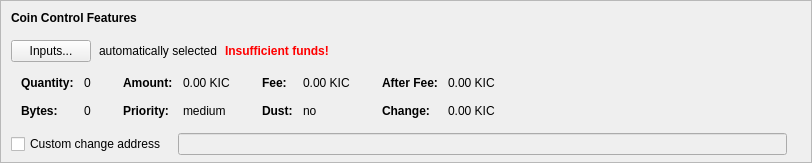
    <widget class="QFrame" name="frameCoinControl">
     <property name="sizePolicy">
      <sizepolicy hsizetype="Expanding" vsizetype="Expanding">
       <horstretch>0</horstretch>
       <verstretch>0</verstretch>
      </sizepolicy>
     </property>
     <property name="maximumSize">
      <size>
       <width>16777215</width>
       <height>16777215</height>
      </size>
     </property>
     <property name="frameShape">
      <enum>QFrame::StyledPanel</enum>
     </property>
     <property name="frameShadow">
      <enum>QFrame::Sunken</enum>
     </property>
     <layout class="QVBoxLayout" name="verticalLayoutCoinControl2">
      <property name="spacing">
       <number>0</number>
      </property>
      <property name="leftMargin">
       <number>0</number>
      </property>
      <property name="topMargin">
       <number>0</number>
      </property>
      <property name="rightMargin">
       <number>0</number>
      </property>
      <property name="bottomMargin">
       <number>6</number>
      </property>
      <item>
       <layout class="QVBoxLayout" name="verticalLayoutCoinControl" stretch="0,0,0,0,1">
        <property name="spacing">
         <number>0</number>
        </property>
        <property name="leftMargin">
         <number>10</number>
        </property>
        <property name="topMargin">
         <number>10</number>
        </property>
        <item>
         <layout class="QHBoxLayout" name="horizontalLayoutCoinControl1">
          <property name="bottomMargin">
           <number>15</number>
          </property>
          <item>
           <widget class="QLabel" name="labelCoinControlFeatures">
            <property name="sizePolicy">
             <sizepolicy hsizetype="Preferred" vsizetype="Maximum">
              <horstretch>0</horstretch>
              <verstretch>0</verstretch>
             </sizepolicy>
            </property>
            <property name="font">
             <font>
              <weight>75</weight>
              <bold>true</bold>
             </font>
            </property>
            <property name="styleSheet">
             <string notr="true">font-weight:bold;</string>
            </property>
            <property name="text">
             <string>Coin Control Features</string>
            </property>
           </widget>
          </item>
         </layout>
        </item>
        <item>
         <layout class="QHBoxLayout" name="horizontalLayoutCoinControl2" stretch="0,0,0,0">
          <property name="spacing">
           <number>8</number>
          </property>
          <property name="bottomMargin">
           <number>10</number>
          </property>
          <item>
           <widget class="QPushButton" name="pushButtonCoinControl">
            <property name="styleSheet">
             <string notr="true"/>
            </property>
            <property name="text">
             <string>Inputs...</string>
            </property>
            <property name="autoDefault">
             <bool>false</bool>
            </property>
           </widget>
          </item>
          <item>
           <widget class="QLabel" name="labelCoinControlAutomaticallySelected">
            <property name="text">
             <string>automatically selected</string>
            </property>
            <property name="margin">
             <number>5</number>
            </property>
           </widget>
          </item>
          <item>
           <widget class="QLabel" name="labelCoinControlInsuffFunds">
            <property name="font">
             <font>
              <weight>75</weight>
              <bold>true</bold>
             </font>
            </property>
            <property name="styleSheet">
             <string notr="true">color:red;font-weight:bold;</string>
            </property>
            <property name="text">
             <string>Insufficient funds!</string>
            </property>
            <property name="margin">
             <number>5</number>
            </property>
           </widget>
          </item>
          <item>
           <spacer name="horizontalSpacerCoinControl">
            <property name="orientation">
             <enum>Qt::Horizontal</enum>
            </property>
            <property name="sizeHint" stdset="0">
             <size>
              <width>40</width>
              <height>1</height>
             </size>
            </property>
           </spacer>
          </item>
         </layout>
        </item>
        <item>
         <widget class="QWidget" name="widgetCoinControl" native="true">
          <property name="sizePolicy">
           <sizepolicy hsizetype="Preferred" vsizetype="Preferred">
            <horstretch>0</horstretch>
            <verstretch>0</verstretch>
           </sizepolicy>
          </property>
          <property name="minimumSize">
           <size>
            <width>0</width>
            <height>0</height>
           </size>
          </property>
          <property name="styleSheet">
           <string notr="true"/>
          </property>
          <layout class="QHBoxLayout" name="horizontalLayoutCoinControl5">
           <property name="leftMargin">
            <number>0</number>
           </property>
           <property name="topMargin">
            <number>0</number>
           </property>
           <property name="rightMargin">
            <number>0</number>
           </property>
           <property name="bottomMargin">
            <number>0</number>
           </property>
           <item>
            <layout class="QHBoxLayout" name="horizontalLayoutCoinControl3" stretch="0,0,0,1">
             <property name="spacing">
              <number>20</number>
             </property>
             <property name="topMargin">
              <number>0</number>
             </property>
             <property name="bottomMargin">
              <number>10</number>
             </property>
             <item>
              <layout class="QFormLayout" name="formLayoutCoinControl1">
               <property name="horizontalSpacing">
                <number>10</number>
               </property>
               <property name="verticalSpacing">
                <number>14</number>
               </property>
               <property name="leftMargin">
                <number>10</number>
               </property>
               <property name="topMargin">
                <number>4</number>
               </property>
               <property name="rightMargin">
                <number>6</number>
               </property>
               <item row="0" column="0">
                <widget class="QLabel" name="labelCoinControlQuantityText">
                 <property name="font">
                  <font>
                   <weight>75</weight>
                   <bold>true</bold>
                  </font>
                 </property>
                 <property name="text">
                  <string>Quantity:</string>
                 </property>
                 <property name="margin">
                  <number>0</number>
                 </property>
                </widget>
               </item>
               <item row="0" column="1">
                <widget class="QLabel" name="labelCoinControlQuantity">
                 <property name="cursor">
                  <cursorShape>IBeamCursor</cursorShape>
                 </property>
                 <property name="contextMenuPolicy">
                  <enum>Qt::ActionsContextMenu</enum>
                 </property>
                 <property name="text">
                  <string notr="true">0</string>
                 </property>
                 <property name="margin">
                  <number>0</number>
                 </property>
                 <property name="textInteractionFlags">
                  <set>Qt::LinksAccessibleByMouse|Qt::TextSelectableByKeyboard|Qt::TextSelectableByMouse</set>
                 </property>
                </widget>
               </item>
               <item row="1" column="0">
                <widget class="QLabel" name="labelCoinControlBytesText">
                 <property name="font">
                  <font>
                   <weight>75</weight>
                   <bold>true</bold>
                  </font>
                 </property>
                 <property name="text">
                  <string>Bytes:</string>
                 </property>
                </widget>
               </item>
               <item row="1" column="1">
                <widget class="QLabel" name="labelCoinControlBytes">
                 <property name="cursor">
                  <cursorShape>IBeamCursor</cursorShape>
                 </property>
                 <property name="contextMenuPolicy">
                  <enum>Qt::ActionsContextMenu</enum>
                 </property>
                 <property name="text">
                  <string notr="true">0</string>
                 </property>
                 <property name="textInteractionFlags">
                  <set>Qt::LinksAccessibleByMouse|Qt::TextSelectableByKeyboard|Qt::TextSelectableByMouse</set>
                 </property>
                </widget>
               </item>
              </layout>
             </item>
             <item>
              <layout class="QFormLayout" name="formLayoutCoinControl2">
               <property name="horizontalSpacing">
                <number>10</number>
               </property>
               <property name="verticalSpacing">
                <number>14</number>
               </property>
               <property name="leftMargin">
                <number>6</number>
               </property>
               <property name="topMargin">
                <number>4</number>
               </property>
               <property name="rightMargin">
                <number>6</number>
               </property>
               <item row="0" column="0">
                <widget class="QLabel" name="labelCoinControlAmountText">
                 <property name="font">
                  <font>
                   <weight>75</weight>
                   <bold>true</bold>
                  </font>
                 </property>
                 <property name="text">
                  <string>Amount:</string>
                 </property>
                 <property name="margin">
                  <number>0</number>
                 </property>
                </widget>
               </item>
               <item row="0" column="1">
                <widget class="QLabel" name="labelCoinControlAmount">
                 <property name="cursor">
                  <cursorShape>IBeamCursor</cursorShape>
                 </property>
                 <property name="contextMenuPolicy">
                  <enum>Qt::ActionsContextMenu</enum>
                 </property>
                 <property name="text">
                  <string notr="true">0.00 KIC</string>
                 </property>
                 <property name="textInteractionFlags">
                  <set>Qt::LinksAccessibleByMouse|Qt::TextSelectableByKeyboard|Qt::TextSelectableByMouse</set>
                 </property>
                </widget>
               </item>
               <item row="1" column="0">
                <widget class="QLabel" name="labelCoinControlPriorityText">
                 <property name="font">
                  <font>
                   <weight>75</weight>
                   <bold>true</bold>
                  </font>
                 </property>
                 <property name="text">
                  <string>Priority:</string>
                 </property>
                </widget>
               </item>
               <item row="1" column="1">
                <widget class="QLabel" name="labelCoinControlPriority">
                 <property name="cursor">
                  <cursorShape>IBeamCursor</cursorShape>
                 </property>
                 <property name="contextMenuPolicy">
                  <enum>Qt::ActionsContextMenu</enum>
                 </property>
                 <property name="text">
                  <string notr="true">medium</string>
                 </property>
                 <property name="textInteractionFlags">
                  <set>Qt::LinksAccessibleByMouse|Qt::TextSelectableByKeyboard|Qt::TextSelectableByMouse</set>
                 </property>
                </widget>
               </item>
              </layout>
             </item>
             <item>
              <layout class="QFormLayout" name="formLayoutCoinControl3">
               <property name="horizontalSpacing">
                <number>10</number>
               </property>
               <property name="verticalSpacing">
                <number>14</number>
               </property>
               <property name="leftMargin">
                <number>6</number>
               </property>
               <property name="topMargin">
                <number>4</number>
               </property>
               <property name="rightMargin">
                <number>6</number>
               </property>
               <item row="0" column="0">
                <widget class="QLabel" name="labelCoinControlFeeText">
                 <property name="font">
                  <font>
                   <weight>75</weight>
                   <bold>true</bold>
                  </font>
                 </property>
                 <property name="text">
                  <string>Fee:</string>
                 </property>
                 <property name="margin">
                  <number>0</number>
                 </property>
                </widget>
               </item>
               <item row="0" column="1">
                <widget class="QLabel" name="labelCoinControlFee">
                 <property name="cursor">
                  <cursorShape>IBeamCursor</cursorShape>
                 </property>
                 <property name="contextMenuPolicy">
                  <enum>Qt::ActionsContextMenu</enum>
                 </property>
                 <property name="text">
                  <string notr="true">0.00 KIC</string>
                 </property>
                 <property name="textInteractionFlags">
                  <set>Qt::LinksAccessibleByMouse|Qt::TextSelectableByKeyboard|Qt::TextSelectableByMouse</set>
                 </property>
                </widget>
               </item>
               <item row="1" column="0">
                <widget class="QLabel" name="labelCoinControlLowOutputText">
                 <property name="font">
                  <font>
                   <weight>75</weight>
                   <bold>true</bold>
                  </font>
                 </property>
                 <property name="text">
                  <string>Dust:</string>
                 </property>
                </widget>
               </item>
               <item row="1" column="1">
                <widget class="QLabel" name="labelCoinControlLowOutput">
                 <property name="cursor">
                  <cursorShape>IBeamCursor</cursorShape>
                 </property>
                 <property name="contextMenuPolicy">
                  <enum>Qt::ActionsContextMenu</enum>
                 </property>
                 <property name="text">
                  <string notr="true">no</string>
                 </property>
                 <property name="textInteractionFlags">
                  <set>Qt::LinksAccessibleByMouse|Qt::TextSelectableByKeyboard|Qt::TextSelectableByMouse</set>
                 </property>
                </widget>
               </item>
              </layout>
             </item>
             <item>
              <layout class="QFormLayout" name="formLayoutCoinControl4">
               <property name="horizontalSpacing">
                <number>10</number>
               </property>
               <property name="verticalSpacing">
                <number>14</number>
               </property>
               <property name="leftMargin">
                <number>6</number>
               </property>
               <property name="topMargin">
                <number>4</number>
               </property>
               <property name="rightMargin">
                <number>6</number>
               </property>
               <item row="0" column="0">
                <widget class="QLabel" name="labelCoinControlAfterFeeText">
                 <property name="font">
                  <font>
                   <weight>75</weight>
                   <bold>true</bold>
                  </font>
                 </property>
                 <property name="text">
                  <string>After Fee:</string>
                 </property>
                 <property name="margin">
                  <number>0</number>
                 </property>
                </widget>
               </item>
               <item row="0" column="1">
                <widget class="QLabel" name="labelCoinControlAfterFee">
                 <property name="cursor">
                  <cursorShape>IBeamCursor</cursorShape>
                 </property>
                 <property name="contextMenuPolicy">
                  <enum>Qt::ActionsContextMenu</enum>
                 </property>
                 <property name="text">
                  <string notr="true">0.00 KIC</string>
                 </property>
                 <property name="textInteractionFlags">
                  <set>Qt::LinksAccessibleByMouse|Qt::TextSelectableByKeyboard|Qt::TextSelectableByMouse</set>
                 </property>
                </widget>
               </item>
               <item row="1" column="0">
                <widget class="QLabel" name="labelCoinControlChangeText">
                 <property name="font">
                  <font>
                   <weight>75</weight>
                   <bold>true</bold>
                  </font>
                 </property>
                 <property name="text">
                  <string>Change:</string>
                 </property>
                </widget>
               </item>
               <item row="1" column="1">
                <widget class="QLabel" name="labelCoinControlChange">
                 <property name="cursor">
                  <cursorShape>IBeamCursor</cursorShape>
                 </property>
                 <property name="contextMenuPolicy">
                  <enum>Qt::ActionsContextMenu</enum>
                 </property>
                 <property name="text">
                  <string notr="true">0.00 KIC</string>
                 </property>
                 <property name="textInteractionFlags">
                  <set>Qt::LinksAccessibleByMouse|Qt::TextSelectableByKeyboard|Qt::TextSelectableByMouse</set>
                 </property>
                </widget>
               </item>
              </layout>
             </item>
            </layout>
           </item>
          </layout>
         </widget>
        </item>
        <item>
         <layout class="QHBoxLayout" name="horizontalLayoutCoinControl4" stretch="0,0,0">
          <property name="spacing">
           <number>12</number>
          </property>
          <property name="sizeConstraint">
           <enum>QLayout::SetDefaultConstraint</enum>
          </property>
          <property name="topMargin">
           <number>5</number>
          </property>
          <property name="rightMargin">
           <number>5</number>
          </property>
          <item>
           <widget class="QCheckBox" name="checkBoxCoinControlChange">
            <property name="toolTip">
             <string>If this is activated, but the change address is empty or invalid, change will be sent to a newly generated address.</string>
            </property>
            <property name="text">
             <string>Custom change address</string>
            </property>
           </widget>
          </item>
          <item>
           <widget class="QValidatedLineEdit" name="lineEditCoinControlChange">
            <property name="enabled">
             <bool>false</bool>
            </property>
            <property name="sizePolicy">
             <sizepolicy hsizetype="Expanding" vsizetype="Fixed">
              <horstretch>0</horstretch>
              <verstretch>0</verstretch>
             </sizepolicy>
            </property>
           </widget>
          </item>
          <item>
           <widget class="QLabel" name="labelCoinControlChangeLabel">
            <property name="sizePolicy">
             <sizepolicy hsizetype="Preferred" vsizetype="Expanding">
              <horstretch>0</horstretch>
              <verstretch>0</verstretch>
             </sizepolicy>
            </property>
            <property name="minimumSize">
             <size>
              <width>0</width>
              <height>0</height>
             </size>
            </property>
            <property name="text">
             <string/>
            </property>
            <property name="margin">
             <number>3</number>
            </property>
           </widget>
          </item>
         </layout>
        </item>
        <item>
         <spacer name="verticalSpacerCoinControl">
          <property name="orientation">
           <enum>Qt::Vertical</enum>
          </property>
          <property name="sizeHint" stdset="0">
           <size>
            <width>800</width>
            <height>1</height>
           </size>
          </property>
         </spacer>
        </item>
       </layout>
      </item>
     </layout>
    </widget>
